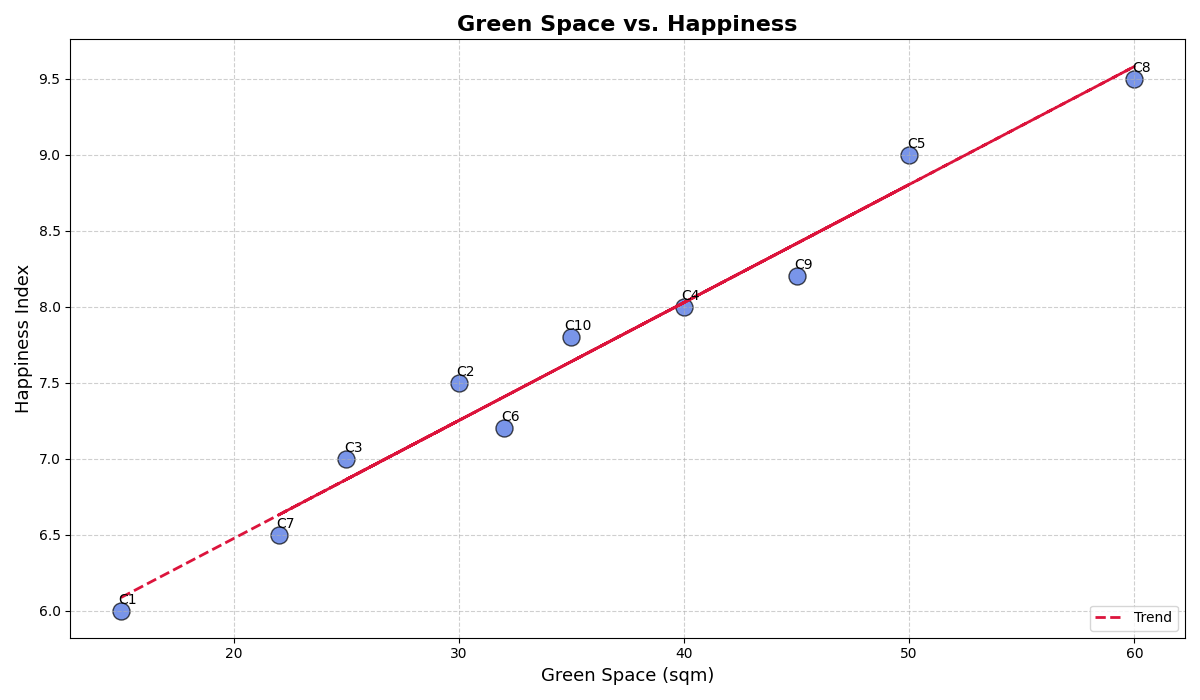

The script that drew this image:
import matplotlib.pyplot as plt
import numpy as np

cities = np.arange(1, 11)
green_space_per_capita = np.array([15, 30, 25, 40, 50, 32, 22, 60, 45, 35])
happiness_index = np.array([6.0, 7.5, 7.0, 8.0, 9.0, 7.2, 6.5, 9.5, 8.2, 7.8])

plt.figure(figsize=(12, 7))
plt.scatter(green_space_per_capita, happiness_index, color='royalblue', edgecolors='black', s=150, alpha=0.7)

for i, city in enumerate(cities):
    plt.annotate(f'C{city}', 
                 (green_space_per_capita[i], happiness_index[i]),
                 textcoords="offset points",
                 xytext=(5, 5),
                 ha='center', fontsize=10, color='black')

plt.title("Green Space vs. Happiness", fontsize=16, fontweight='bold')
plt.xlabel("Green Space (sqm)", fontsize=13)
plt.ylabel("Happiness Index", fontsize=13)

plt.grid(True, linestyle='--', alpha=0.6)

m, b = np.polyfit(green_space_per_capita, happiness_index, 1)
plt.plot(green_space_per_capita, m * green_space_per_capita + b, color='crimson', linestyle='--', linewidth=2, label='Trend')

plt.legend(loc='lower right')
plt.tight_layout()
plt.show()
